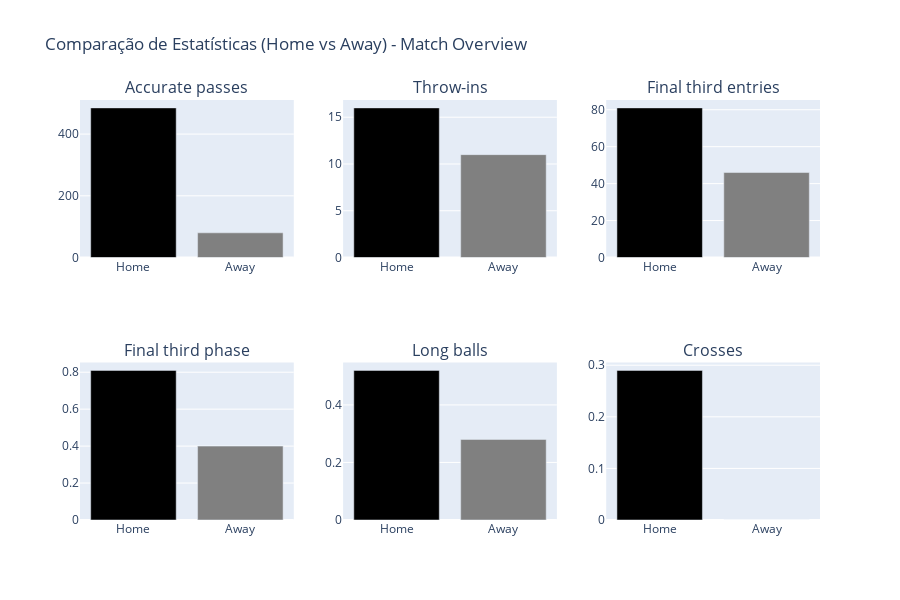

Here is the notebook cell this chart was saved with:
### Code cell
import plotly.graph_objects as go
from plotly.subplots import make_subplots

# Criando a função para gerar múltiplos gráficos em uma única figura interativa
def create_comparative_bar_charts_single_image_plotly(df_tempo_completo_estatisticas_gerais):
    # Filtrar apenas as linhas onde Group é 'Match overview'
    filtered_df = df_tempo_completo_estatisticas_gerais[df_tempo_completo_estatisticas_gerais['Group'] == 'Passes']

    num_charts = len(filtered_df)
    cols = 3  # Número de colunas na grade
    rows = (num_charts + cols - 1) // cols  # Calcula o número de linhas necessário

    # Criar subplots
    fig = make_subplots(rows=rows, cols=cols, subplot_titles=filtered_df['Statistics'].tolist())

    # Adicionar cada gráfico à grade de subplots
    for i, (index, row) in enumerate(filtered_df.iterrows()):
        col = (i % cols) + 1
        row_idx = (i // cols) + 1

        fig.add_trace(
            go.Bar(
                x=['Home', 'Away'],
                y=[row['Home'], row['Away']],
                marker_color=['black', 'gray'],
                name=row['Statistics']
            ),
            row=row_idx,
            col=col
        )

    # Atualizar layout
    fig.update_layout(
        height=rows * 300,  # Altura total ajustada ao número de linhas
        width=900,  # Largura fixa
        title_text="Comparação de Estatísticas (Home vs Away) - Match Overview",
        showlegend=False
    )

    # Exibir a figura
    fig.show()

# Gerar os gráficos
create_comparative_bar_charts_single_image_plotly(result)

### Figure 1 — Plotly figure (JSON) as saved in the notebook; plotly's stock layout.template omitted (floating-point values rounded to 4 significant figures)
{"data": [{"marker": {"color": ["black", "gray"]}, "name": "Accurate passes", "type": "bar", "x": ["Home", "Away"], "xaxis": "x", "y": [485, 80], "yaxis": "y"}, {"marker": {"color": ["black", "gray"]}, "name": "Throw-ins", "type": "bar", "x": ["Home", "Away"], "xaxis": "x2", "y": [16, 11], "yaxis": "y2"}, {"marker": {"color": ["black", "gray"]}, "name": "Final third entries", "type": "bar", "x": ["Home", "Away"], "xaxis": "x3", "y": [81, 46], "yaxis": "y3"}, {"marker": {"color": ["black", "gray"]}, "name": "Final third phase", "type": "bar", "x": ["Home", "Away"], "xaxis": "x4", "y": [0.81, 0.4], "yaxis": "y4"}, {"marker": {"color": ["black", "gray"]}, "name": "Long balls", "type": "bar", "x": ["Home", "Away"], "xaxis": "x5", "y": [0.52, 0.28], "yaxis": "y5"}, {"marker": {"color": ["black", "gray"]}, "name": "Crosses", "type": "bar", "x": ["Home", "Away"], "xaxis": "x6", "y": [0.29, 0], "yaxis": "y6"}], "layout": {"annotations": [{"font": {"size": 16}, "showarrow": false, "text": "Accurate passes", "x": 0.1444, "xanchor": "center", "xref": "paper", "y": 1, "yanchor": "bottom", "yref": "paper"}, {"font": {"size": 16}, "showarrow": false, "text": "Throw-ins", "x": 0.5, "xanchor": "center", "xref": "paper", "y": 1, "yanchor": "bottom", "yref": "paper"}, {"font": {"size": 16}, "showarrow": false, "text": "Final third entries", "x": 0.8556, "xanchor": "center", "xref": "paper", "y": 1, "yanchor": "bottom", "yref": "paper"}, {"font": {"size": 16}, "showarrow": false, "text": "Final third phase", "x": 0.1444, "xanchor": "center", "xref": "paper", "y": 0.375, "yanchor": "bottom", "yref": "paper"}, {"font": {"size": 16}, "showarrow": false, "text": "Long balls", "x": 0.5, "xanchor": "center", "xref": "paper", "y": 0.375, "yanchor": "bottom", "yref": "paper"}, {"font": {"size": 16}, "showarrow": false, "text": "Crosses", "x": 0.8556, "xanchor": "center", "xref": "paper", "y": 0.375, "yanchor": "bottom", "yref": "paper"}], "height": 600, "showlegend": false, "title": {"text": "Comparação de Estatísticas (Home vs Away) - Match Overview"}, "width": 900, "xaxis": {"anchor": "y", "domain": [0, 0.2889]}, "xaxis2": {"anchor": "y2", "domain": [0.3556, 0.6444]}, "xaxis3": {"anchor": "y3", "domain": [0.7111, 1]}, "xaxis4": {"anchor": "y4", "domain": [0, 0.2889]}, "xaxis5": {"anchor": "y5", "domain": [0.3556, 0.6444]}, "xaxis6": {"anchor": "y6", "domain": [0.7111, 1]}, "yaxis": {"anchor": "x", "domain": [0.625, 1]}, "yaxis2": {"anchor": "x2", "domain": [0.625, 1]}, "yaxis3": {"anchor": "x3", "domain": [0.625, 1]}, "yaxis4": {"anchor": "x4", "domain": [0, 0.375]}, "yaxis5": {"anchor": "x5", "domain": [0, 0.375]}, "yaxis6": {"anchor": "x6", "domain": [0, 0.375]}}}
